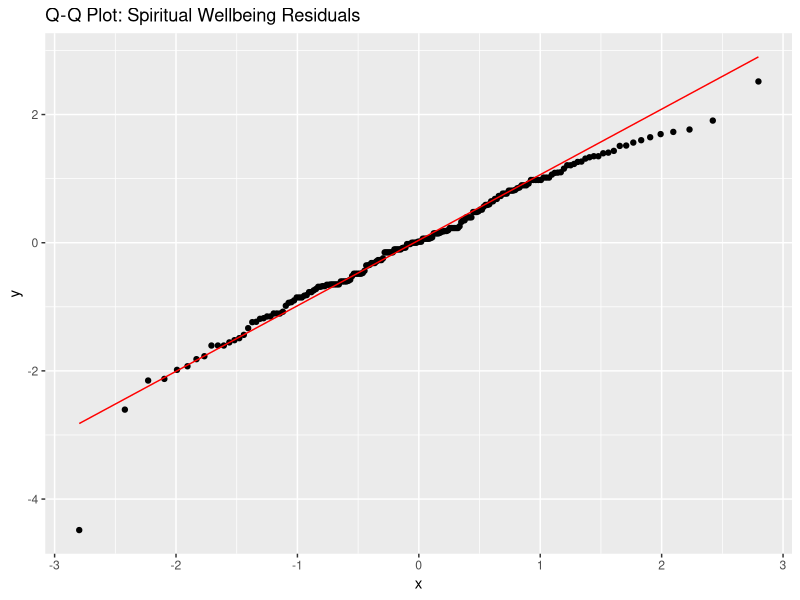
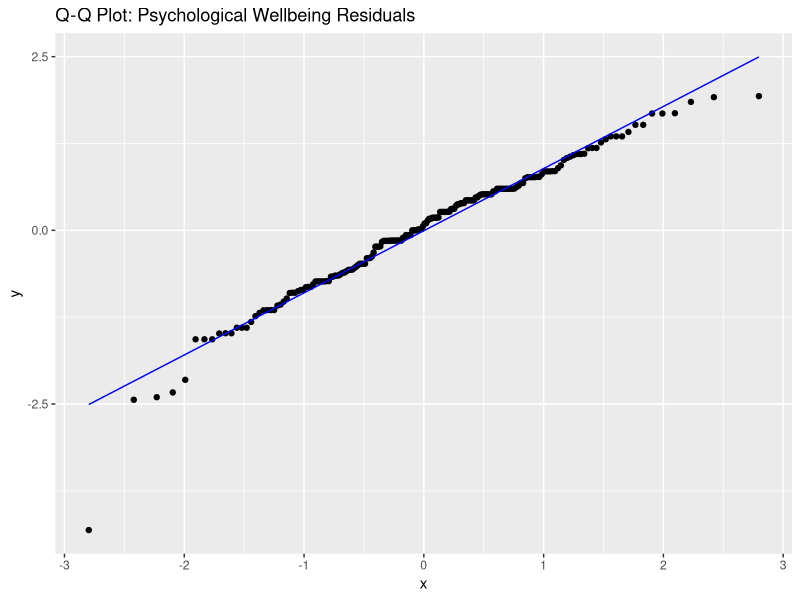
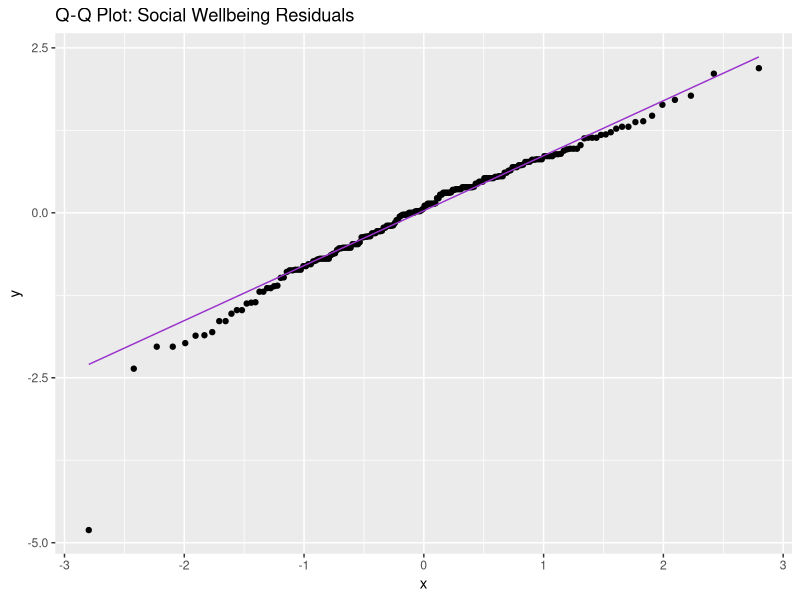
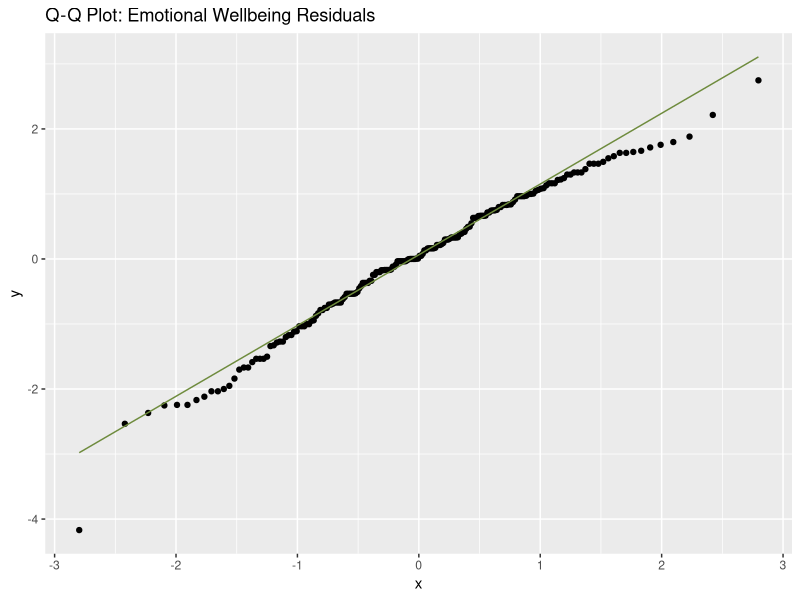
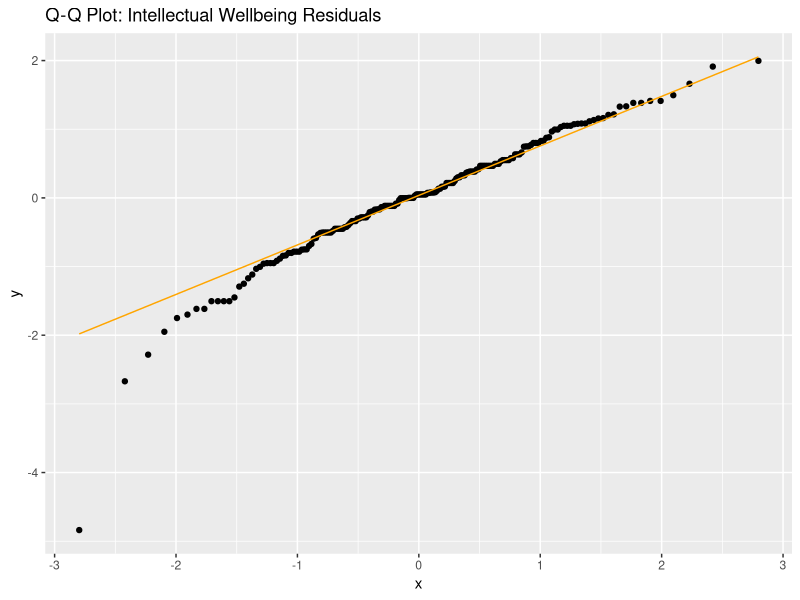
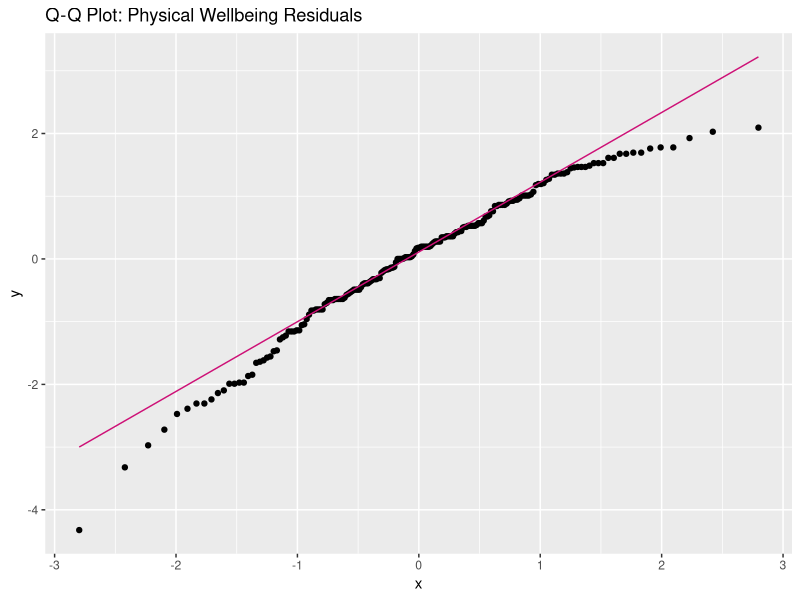

Reproduce these figures in R, in order.
read.csv("Data/Complete_Data - 1.csv", header = TRUE)
myData <- read.csv("Data/Complete_Data - 1.csv", header = TRUE)

myData$Demographics_relig <- as.factor(myData$Demographics_relig)

library(car)
library(ggplot2)

#Spiritual 
model_spirit <- aov(Total_Spirit_Wellbeing ~ Demographics_relig, data = myData)
shapiro.test(residuals(model_spirit))
spirit_mod <- ggplot(data = data.frame(resid = residuals(model_spirit)), aes(sample = resid)) +
  stat_qq() +
  stat_qq_line(color = "red") +
  ggtitle("Q-Q Plot: Spiritual Wellbeing Residuals")
print(spirit_mod)

#Psychological 
model_psych <- aov(Total_Psych_Wellbeing ~ Demographics_relig, data = myData)
shapiro.test(residuals(model_psych))
psych_mod<- ggplot(data = data.frame(resid = residuals(model_psych)), aes(sample = resid)) +
  stat_qq() +
  stat_qq_line(color = "blue") +
  ggtitle("Q-Q Plot: Psychological Wellbeing Residuals")
print(psych_mod)


#Social 
model_social <- aov(Total_Social_Wellbeing ~ Demographics_relig, data = myData)
shapiro.test(residuals(model_social))
social_mod<- ggplot(data = data.frame(resid = residuals(model_social)), aes(sample = resid)) +
  stat_qq() +
  stat_qq_line(color = "darkorchid") +
  ggtitle("Q-Q Plot: Social Wellbeing Residuals")
print(social_mod)


#Emotional 
model_emot <- aov(Total_Emot_Wellbeing ~ Demographics_relig, data = myData)
shapiro.test(residuals(model_emot))
emot_mod<- ggplot(data = data.frame(resid = residuals(model_emot)), aes(sample = resid)) +
  stat_qq() +
  stat_qq_line(color = "darkolivegreen4") +
  ggtitle("Q-Q Plot: Emotional Wellbeing Residuals")
print(emot_mod)

#Intellectual
model_int <- aov(Total_Int_Wellbeing ~ Demographics_relig, data = myData)
shapiro.test(residuals(model_int))
int_mod<- ggplot(data = data.frame(resid = residuals(model_int)), aes(sample = resid)) +
  stat_qq() +
  stat_qq_line(color = "orange") +
  ggtitle("Q-Q Plot: Intellectual Wellbeing Residuals")
print(int_mod)

#Physical 
model_phys <- aov(Total_Physical_Wellbeing ~ Demographics_relig, data = myData)
shapiro.test(residuals(model_phys))
physical_mod<- ggplot(data = data.frame(resid = residuals(model_phys)), aes(sample = resid)) +
  stat_qq() +
  stat_qq_line(color = "deeppink3") +
  ggtitle("Q-Q Plot: Physical Wellbeing Residuals")
print(physical_mod)
